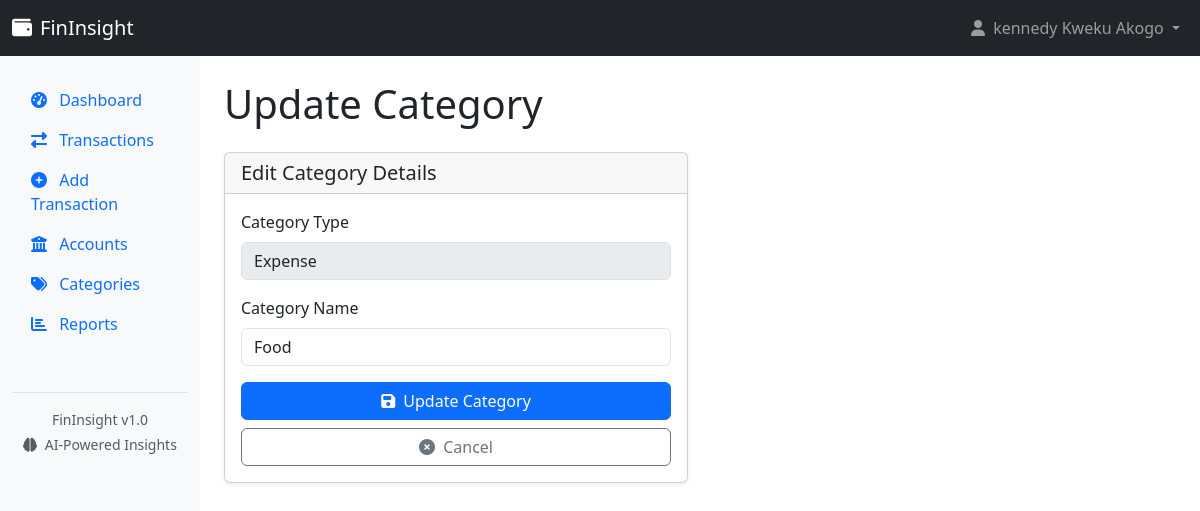
The app's page /update_category/1 (signed in) with its own data.
### app.py (models this page shows)
class User(UserMixin, db.Model):
    id = db.Column(db.Integer, primary_key=True)
    username = db.Column(db.String(100), unique=True, nullable=False)
    email = db.Column(db.String(100), unique=True, nullable=False)
    password = db.Column(db.String(200), nullable=False)
    name = db.Column(db.String(100), nullable=False)
    date_registered = db.Column(db.DateTime, default=datetime.utcnow)
    accounts = db.relationship('Account', backref='owner', lazy=True)
    categories = db.relationship('Category', backref='owner', lazy=True)
    transactions = db.relationship('Transaction', backref='user', lazy=True)

class Category(db.Model):
    id = db.Column(db.Integer, primary_key=True)
    name = db.Column(db.String(100), nullable=False)
    type = db.Column(db.String(10), nullable=False)  # 'income' or 'expense'
    user_id = db.Column(db.Integer, db.ForeignKey('user.id'), nullable=False)
    transactions = db.relationship('Transaction', backref='category', lazy=True)

### app.py (the view)
@app.route('/update_category/<int:category_id>', methods=['GET', 'POST'])
@login_required
def update_category(category_id):
    category = Category.query.get_or_404(category_id)
    if category.user_id != current_user.id:
        flash('Access denied', 'danger')
        return redirect(url_for('categories'))
    if request.method == 'POST':
        category.name = request.form.get('name')
        db.session.commit()
        flash('Category updated successfully', 'success')
        return redirect(url_for('categories'))
    return render_template('update_category.html', category=category)

### app.py (called while the page is built)
@login_manager.user_loader
def load_user(user_id):
    return User.query.get(int(user_id))

### templates/update_category.html
{% extends "layout.html" %}
{% block content %}
<h1 class="mb-4">Update Category</h1>
<div class="row">
    <div class="col-md-6">
        <div class="card">
            <div class="card-header">
                <h5 class="mb-0">Edit Category Details</h5>
            </div>
            <div class="card-body">
                <form method="POST" action="{{ url_for('update_category', category_id=category.id) }}">
                    <div class="mb-3">
                        <label class="form-label">Category Type</label>
                        <input type="text" class="form-control" value="{{ 'Expense' if category.type == 'expense' else 'Income' }}" disabled>
                    </div>
                    <div class="mb-3">
                        <label for="name" class="form-label">Category Name</label>
                        <input type="text" class="form-control" id="name" name="name" value="{{ category.name }}" required>
                    </div>
                    <div class="d-grid gap-2">
                        <button type="submit" class="btn btn-primary">
                            <i class="fas fa-save me-1"></i> Update Category
                        </button>
                        <a href="{{ url_for('categories') }}" class="btn btn-outline-secondary">
                            <i class="fas fa-times-circle me-1"></i> Cancel
                        </a>
                    </div>
                </form>
            </div>
        </div>
    </div>
</div>
{% endblock %}

### templates/layout.html (shortened to what this page needs)
<!DOCTYPE html>
<html lang="en">
<head>
    <link href="https://cdn.jsdelivr.net/npm/bootstrap@5.3.0-alpha1/dist/css/bootstrap.min.css" rel="stylesheet">
    <link rel="stylesheet" href="https://cdnjs.cloudflare.com/ajax/libs/font-awesome/6.3.0/css/all.min.css">
</head>
<body>
    {% if current_user.is_authenticated %}
    <nav class="navbar navbar-expand-lg navbar-dark bg-dark">
        <div class="container-fluid">
            <a class="navbar-brand" href="{{ url_for('dashboard') }}">
                <i class="fas fa-wallet me-2"></i>FinInsight
            </a>
            <div class="collapse navbar-collapse" id="navbarNav">
                <ul class="navbar-nav ms-auto">
                    <li class="nav-item dropdown">
                        <a class="nav-link dropdown-toggle" href="#" id="navbarDropdown" role="button" data-bs-toggle="dropdown">
                            <i class="fas fa-user me-1"></i> {{ current_user.name }}
                        </a>
                    </li>
                </ul>
            </div>
        </div>
    </nav>
    <div class="container-fluid">
        <div class="row">
            <div class="col-md-3 col-lg-2 d-md-block sidebar" id="sidebar">
                <div class="sidebar-sticky">
                    <ul class="nav flex-column">
                        <li class="nav-item">
                            <a class="nav-link {% if request.path == url_for('dashboard') %}active{% endif %}" href="{{ url_for('dashboard') }}">
                                <i class="fas fa-tachometer-alt me-2"></i> Dashboard
                            </a>
                        </li>
                        <li class="nav-item">
                            <a class="nav-link {% if request.path == url_for('transactions') %}active{% endif %}" href="{{ url_for('transactions') }}">
                                <i class="fas fa-exchange-alt me-2"></i> Transactions
                            </a>
                        </li>
                        <li class="nav-item">
                            <a class="nav-link {% if request.path == url_for('add_transaction') %}active{% endif %}" href="{{ url_for('add_transaction') }}">
                                <i class="fas fa-plus-circle me-2"></i> Add Transaction
                            </a>
                        </li>
                        <li class="nav-item">
                            <a class="nav-link {% if request.path == url_for('accounts') %}active{% endif %}" href="{{ url_for('accounts') }}">
                                <i class="fas fa-university me-2"></i> Accounts
                            </a>
                        </li>
                        <li class="nav-item">
                            <a class="nav-link {% if request.path == url_for('categories') %}active{% endif %}" href="{{ url_for('categories') }}">
                                <i class="fas fa-tags me-2"></i> Categories
                            </a>
                        </li>
                        <li class="nav-item">
                            <a class="nav-link {% if request.path == url_for('report') %}active{% endif %}" href="{{ url_for('report') }}">
                                <i class="fas fa-chart-bar me-2"></i> Reports
                            </a>
                        </li>
                    </ul>
                    <div class="mt-5 pt-3 border-top text-center text-muted small">
                        <p class="mb-1">FinInsight v1.0</p>
                        <p><i class="fas fa-brain me-1"></i> AI-Powered Insights</p>
                    </div>
                </div>
            </div>
            <main class="col-md-9 ms-sm-auto col-lg-10 px-md-4 content content-wrapper" id="content">
                {% block content %}{% endblock %}
            </main>
        </div>
    </div>
    {% endif %}
</body>
</html>

### templates/layout.html (style rules this page uses)
.sidebar { min-height: calc(100vh - 56px); background-color: #f8f9fa; padding-top: 1rem; }
.sidebar-sticky { position: sticky; top: 0; height: calc(100vh - 56px); padding-top: 0.5rem; overflow-x: hidden; overflow-y: auto; }
.content { padding: 1.5rem; }
.card { margin-bottom: 1.5rem; box-shadow: 0 0.125rem 0.25rem rgba(0, 0, 0, 0.075); }
.nav-link { padding: 0.5rem 1rem; border-left: 3px solid transparent; }

### records on screen
User: name "kennedy Kweku Akogo"
Category: type "Expense", name "Food"
